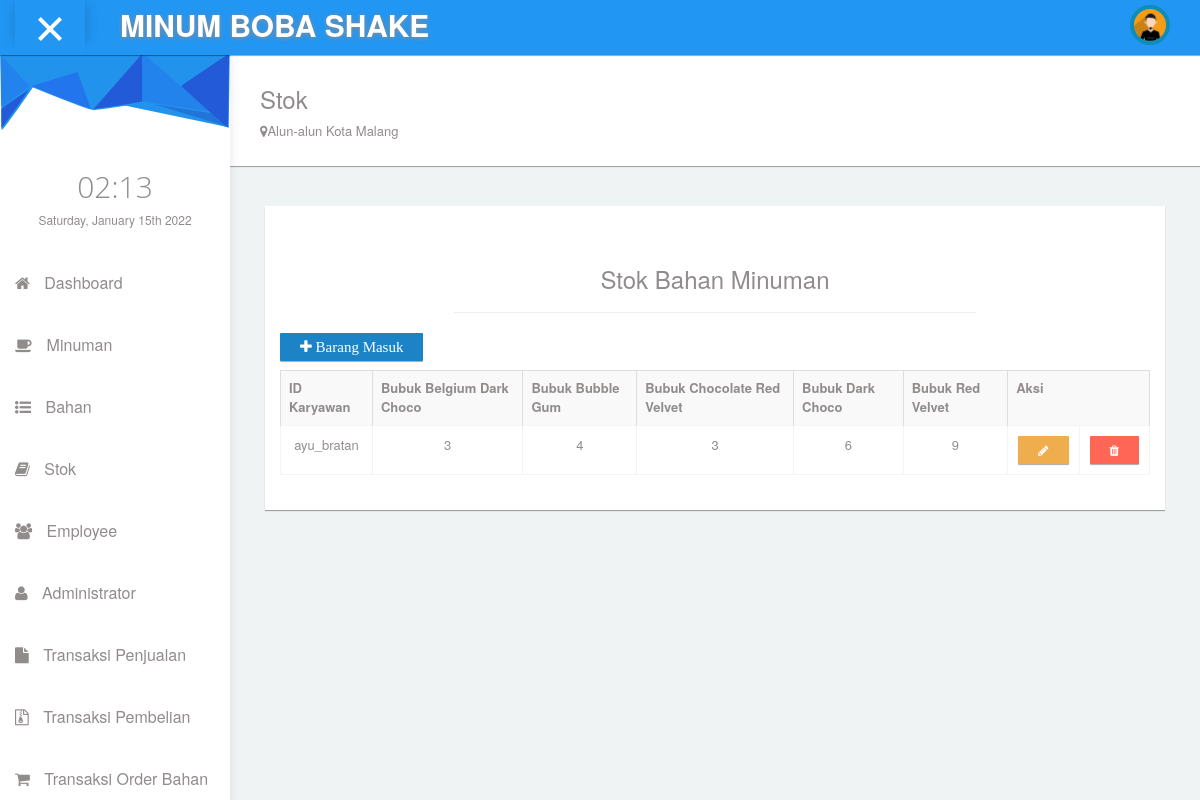
The app's page /adm_stok.php with its own data.
### tables this page shows
CREATE TABLE `stok` (
  `id_user` varchar(10) NOT NULL,
  `BDC` int(11) NOT NULL,
  `BG` int(11) NOT NULL,
  `CRV` int(11) NOT NULL,
  `DC` int(11) NOT NULL,
  `RV` int(11) NOT NULL,
  `id_bhn` int(11) NOT NULL
);

### adm_stok.php (the view, shortened to what this page needs)
<!DOCTYPE html>
<html lang="en">
<head>
    <link rel="stylesheet" type="text/css" href="asset/css/bootstrap.min.css">
      <link rel="stylesheet" type="text/css" href="asset/css/plugins/font-awesome.min.css"/>
      <link rel="stylesheet" type="text/css" href="asset/css/plugins/simple-line-icons.css"/>
      <link rel="stylesheet" type="text/css" href="asset/css/plugins/animate.min.css"/>
      <link rel="stylesheet" type="text/css" href="asset/css/plugins/fullcalendar.min.css"/>
  <link href="asset/css/style.css" rel="stylesheet">
  </head>
 <body id="mimin" class="dashboard">
        <nav class="navbar navbar-default header navbar-fixed-top">
          <div class="col-md-12 nav-wrapper">
            <div class="navbar-header" style="width:100%;">
              <div class="opener-left-menu is-open">
                <span class="bottom"></span>
              </div>
                <a href="index.html" class="navbar-brand">
                 <b>MINUM BOBA SHAKE</b>
                </a>
              <ul class="nav navbar-nav navbar-right user-nav">
                <li class="user-name"><span><?php echo @$_SESSION['nama_user'];?></span></li>
                  <li class="dropdown avatar-dropdown">
                   <img src="asset/img/avatar.jpg" class="img-circle avatar" alt="user name" data-toggle="dropdown" aria-haspopup="true" aria-expanded="true"/>
                </li>
                <li ><a href="#"></a></li>
              </ul>
            </div>
          </div>
        </nav>
      <div class="container-fluid mimin-wrapper">
             <div id="left-menu">
              <div class="sub-left-menu scroll">
                <ul class="nav nav-list">
                    <li><div class="left-bg"></div></li>
                    <li class="time">
                      <h1 class="animated fadeInLeft">21:00</h1>
                      <p class="animated fadeInRight">Sat,October 1st 2029</p>
                    </li>
                     <li><a href="adm_dash.php" class="tree-toggle nav-header"><span class="fa-home fa"></span> Dashboard</a></li>
                     <li><a href="adm_minum.php"><span class="fa-coffee fa"></span> Minuman</a></li>
                    <li><a href="adm_bahan.php"><span class="fa-list-ul fa"></span> Bahan</a></li>
                    <li><a href="adm_stok.php"><span class="fa-book fa"></span> Stok</a></li>
                    <li><a href="adm_user.php"><span class="fa-users fa"></span> Employee</a></li>
                    <li><a href="adm_adm.php"><span class="fa-user fa"></span> Administrator</a></li>
                    <li><a href="adm_jual.php"><span class="fa-file fa"></span> Transaksi Penjualan</a></li>
                    <li><a href="adm_beli.php"><span class="fa-file-archive-o fa"></span> Transaksi Pembelian</a></li>
                    <li><a href="adm_orderan.php"><span class="fa-shopping-cart fa"></span> Transaksi Order Bahan</a></li>
                  </ul>
                </div>
            </div>
            <div id="content">
                <div class="panel">
                  <div class="panel-body">
                      <div class="col-md-6 col-sm-12">
                        <h3 class="animated fadeInLeft">Stok</h3>
                        <p class="animated fadeInDown"><span class="fa  fa-map-marker"></span>Alun-alun Kota Malang</p>
                    </div>
                  </div>
                </div>
                <div class="col-md-12" style="padding:20px;">
                    <div class="col-md-12 padding-0">
                        <div class="col-md-12 padding-0">
                            <div class="col-md-12 padding-0">
                                <div class="col-md-12">
                                    <div class="panel box-v1">
                                      <div class="panel-body text-center">
                                        <h3>Stok Bahan Minuman</h3>
                                        <hr/>
                                        <a href="adm_c_stok.php" class="btn btn-primary btn-sm left"><span class="fa fa-plus" style="font-size: 15px;">  Barang Masuk</span></a>
                                        <br><br>
                                        <table class="table table-bordered table-striped">
                                          <tr>
                                            <th>ID Karyawan</th>
                                            <th>Bubuk Belgium Dark Choco</th>
                                            <th>Bubuk Bubble Gum</th>
                                            <th>Bubuk Chocolate Red Velvet</th>
                                            <th>Bubuk Dark Choco</th>
                                            <th>Bubuk Red Velvet</th>
                                            <th colspan="2">Aksi</th>
                                          </tr>
                                          <?php
                                            include 'koneksi.php';
                                            $data = mysqli_query($konek, "SELECT * from stok order by id_user asc");
                                            while ($d = mysqli_fetch_array($data)) {
                                          ?>
                                            <tr>
                                              <td><?php echo $d['id_user']; ?></td>
                                              <td><?php echo $d['BDC']; ?></td>
                                              <td><?php echo $d['BG']; ?></td>
                                              <td><?php echo $d['CRV']; ?></td>
                                              <td><?php echo $d['DC']; ?></td>
                                              <td><?php echo $d['RV']; ?></td>
                                              <td>
                                              <center><a href="adm_ub_stok.php?id_bhn=<?php echo $d['id_bhn']; ?>" class="btn btn-warning btn-sm"><span class="fa fa-pencil"></span></a></center>
                                              </td>
                                              <td>
                                              <center><a href="adm_h_stok.php?id_bhn=<?php echo $d['id_bhn']; ?>" onclick="return confirm('Apakah anda yakin?')" class="btn btn-danger btn-sm"><span class="fa fa-trash"></span></a></center>
                                              </td>
                                            </tr>
                                            <?php
                                            }
                                            ?>
                                        </table>
                                      </div>
                                    </div>
                                </div>
                            </div>
                        </div>
                    </div>
              </div>
      </div>
  </body>
</html>

### records on screen
stok: id_user "ayu_bratan", BDC "3", BG "4", CRV "3", DC "6", RV "9"
